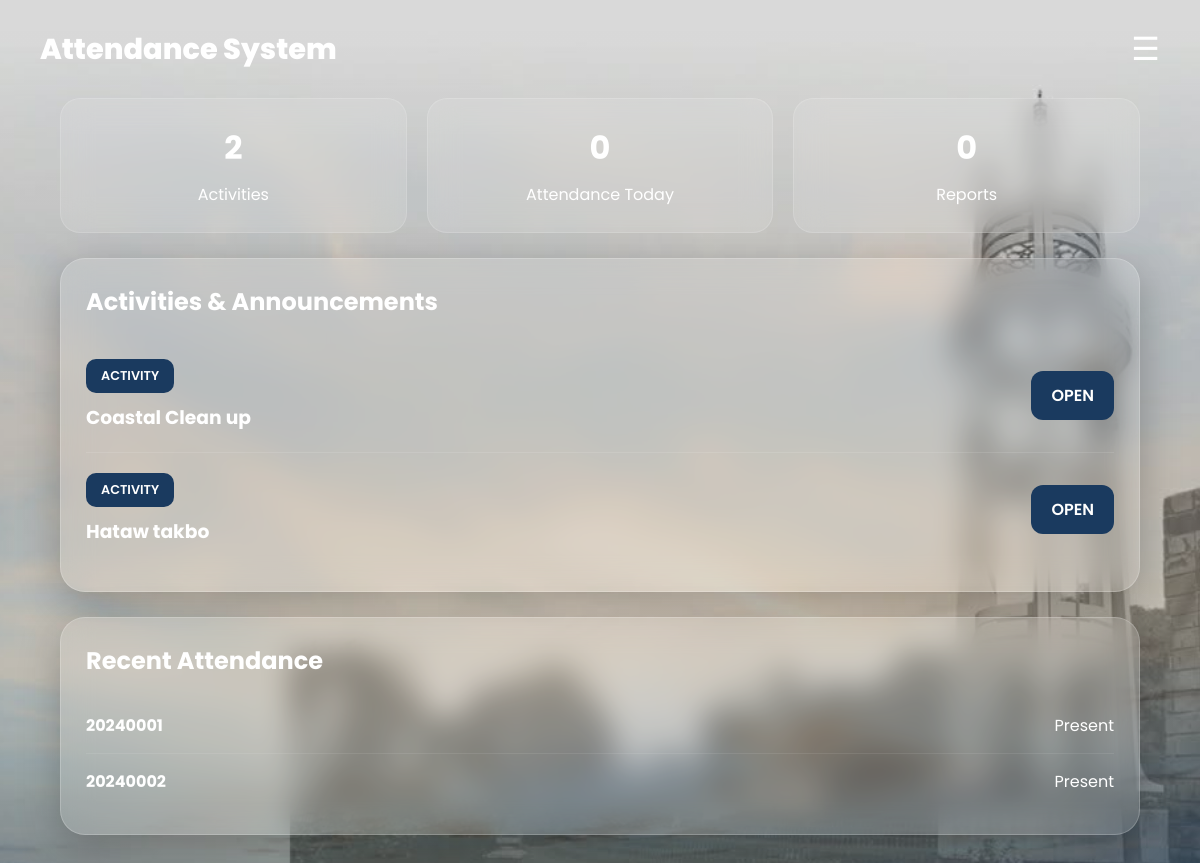
Before: /dashboard.php (signed in) with the older database file.
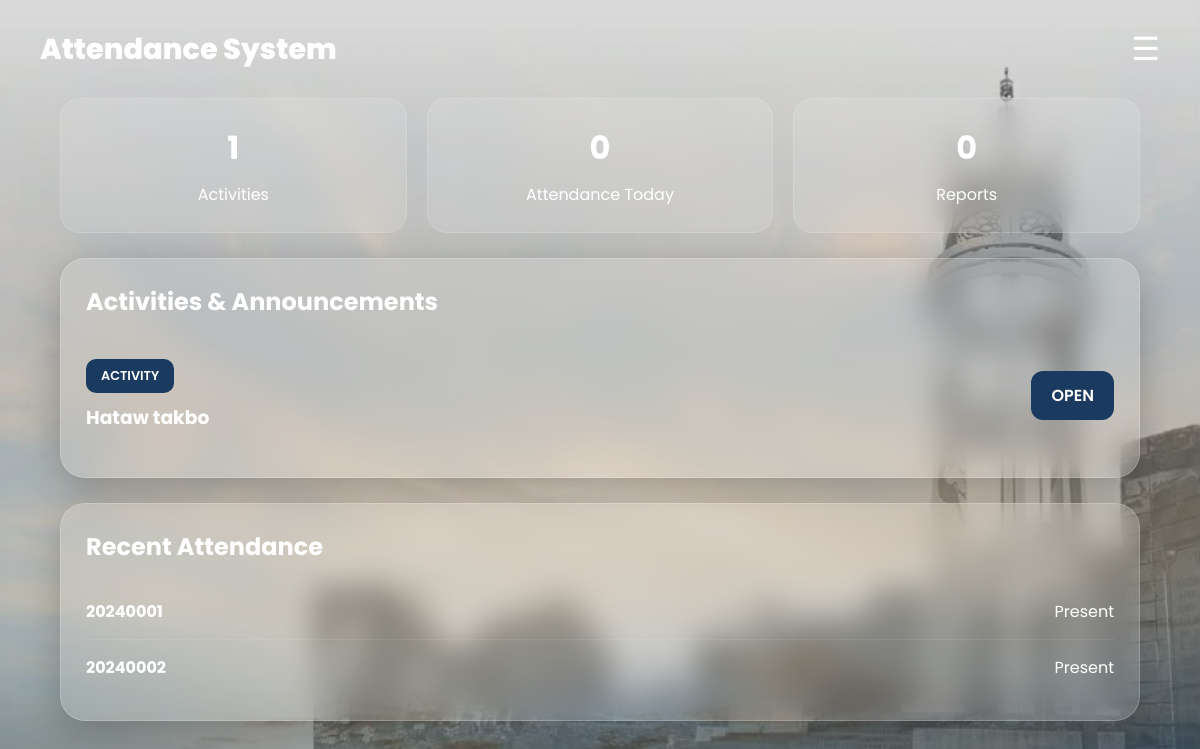
After: the same page with the newer database file.
### tables this page shows
CREATE TABLE activities(
            id INTEGER PRIMARY KEY AUTOINCREMENT,
            name TEXT NOT NULL,
            created_at DATETIME DEFAULT CURRENT_TIMESTAMP
        );

### dashboard.php (the view, shortened to what this page needs)
<?php
require "db.php";
$activities = $db->query("
SELECT *
FROM activities
ORDER BY id DESC
")->fetchAll(PDO::FETCH_ASSOC);
?>
<!DOCTYPE html>
<html lang="en">
<head>
    <link rel="stylesheet" href="styles/dashboard.css">
</head>
<body>
<body>
<header class="topbar">
    <div class="brand">
        Attendance System
    </div>
    <button id="menuBtn">☰</button>
</header>
<div class="dashboard">
    <div class="stats">
        <div class="stat-card">
            <h3><?= count($activities) ?></h3>
            <p>Activities</p>
        </div>
        <div class="stat-card">
            <h3>0</h3>
            <p>Attendance Today</p>
        </div>
        <div class="stat-card">
            <h3>0</h3>
            <p>Reports</p>
        </div>
    </div>
    <section class="dashboard-card">
        <h1>Activities & Announcements</h1>
        <?php if(count($activities) > 0): ?>
            <?php foreach($activities as $activity): ?>
                <div class="activity-row">
                    <div>
                        <span class="badge">
                            ACTIVITY
                        </span>
                        <h3>
                            <?= htmlspecialchars($activity['name']) ?>
                        </h3>
                    </div>
                    <a
                        href="activity.php?id=<?= $activity['id'] ?>"
                        class="view-btn"
                    >
                        OPEN
                    </a>
                </div>
            <?php endforeach; ?>
        <?php else: ?>
            <p>No activities available.</p>
        <?php endif; ?>
    </section>
    <section class="dashboard-card">
        <h2>Recent Attendance</h2>
        <div class="attendance-row">
            <strong>20240001</strong>
            <span>Present</span>
        </div>
        <div class="attendance-row">
            <strong>20240002</strong>
            <span>Present</span>
        </div>
    </section>
</div>
</body>
</html>

### styles/dashboard.css (style rules this page uses)
* { margin:0; padding:0; box-sizing:border-box; font-family:'Poppins',sans-serif; }
body { min-height:100vh; background: linear-gradient( rgba(0,0,0,.15), rgba(0,0,0,.15) ), url("tower.jpg"); background-size:cover; background-position:center; background-attachment:fixed; color:white; }
.topbar { display:flex; justify-content:space-between; align-items:center; padding:25px 40px; }
.brand { font-size:1.8rem; font-weight:800; }
#menuBtn { background:none; border:none; color:white; font-size:2rem; cursor:pointer; }
.dashboard { width:90%; max-width:1400px; margin:auto; padding-bottom:40px; }
.dashboard-card { background: rgba(255,255,255,.12); backdrop-filter: blur(15px); border: 1px solid rgba(255,255,255,.2); border-radius:25px; padding:25px; margin-bottom:25px; box-shadow: 0 12px 40px rgba(0,0,0,.25); }
.dashboard-card h1, .dashboard-card h2 { margin-bottom:20px; }
.activity-row { display:flex; justify-content:space-between; align-items:center; gap:20px; padding:20px 0; border-bottom: 1px solid rgba(255,255,255,.1); }
.activity-row:last-child { border-bottom:none; }
.badge { display:inline-block; background:#1a3a5f; padding:8px 15px; border-radius:10px; margin-bottom:10px; font-size:.8rem; font-weight:600; }
.view-btn { text-decoration:none; background:#1a3a5f; color:white; padding:12px 20px; border-radius:12px; font-weight:600; transition:.3s; }
.attendance-row { display:flex; justify-content:space-between; align-items:center; padding:15px 0; border-bottom: 1px solid rgba(255,255,255,.08); }
.attendance-row:last-child { border-bottom:none; }
.stats { display:grid; grid-template-columns:repeat(3,1fr); gap:20px; margin-bottom:25px; }
.stat-card { background:rgba(255,255,255,.12); backdrop-filter:blur(15px); border:1px solid rgba(255,255,255,.15); border-radius:20px; padding:25px; text-align:center; }
.stat-card h3 { font-size:2rem; margin-bottom:10px; }

Changed rows visible on the page:
removed activities: name "Coastal Clean up"
Other visible differences:
count($activities): "2" → "1"
